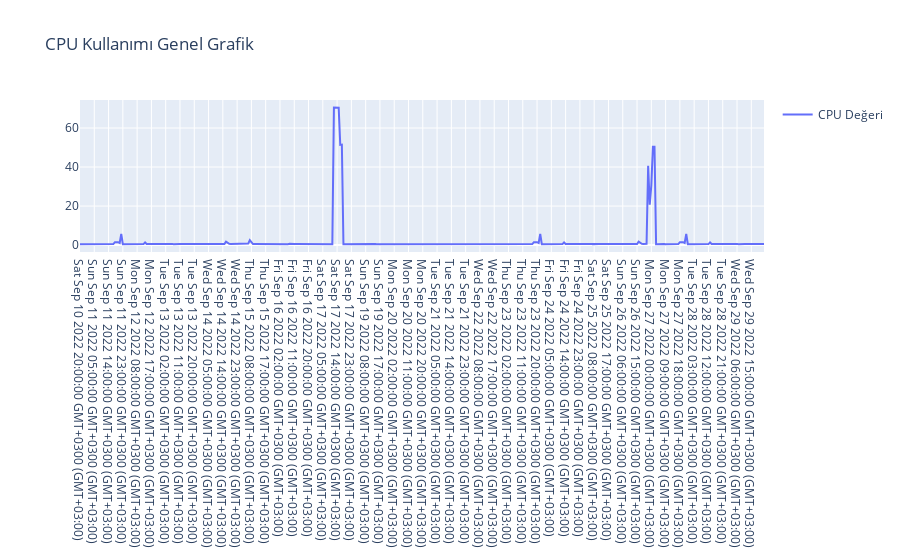

Here is the notebook cell this chart was saved with:
### Code cell
fig = go.Figure()
fig.add_trace(go.Scatter(x=df['datetime'], y=df['cpu_usage'], name='CPU Değeri'))
fig.update_layout(showlegend=True, title='CPU Kullanımı Genel Grafik')
fig.show()

### Figure 1 — Plotly figure (JSON) as saved in the notebook; plotly's stock layout.template omitted (floating-point values rounded to 4 significant figures; data arrays with more than 128 entries replaced by an {"elided": "..."} marker saying what was removed)
{"data": [{"name": "CPU Değeri", "type": "scatter", "x": {"elided": "436 str values"}, "y": {"elided": "436 float values"}}], "layout": {"autosize": true, "showlegend": true, "title": {"text": "CPU Kullanımı Genel Grafik"}, "xaxis": {"autorange": true, "range": [0, 431], "type": "category"}, "yaxis": {"autorange": true, "range": [-3.555, 74.36], "type": "linear"}}}
